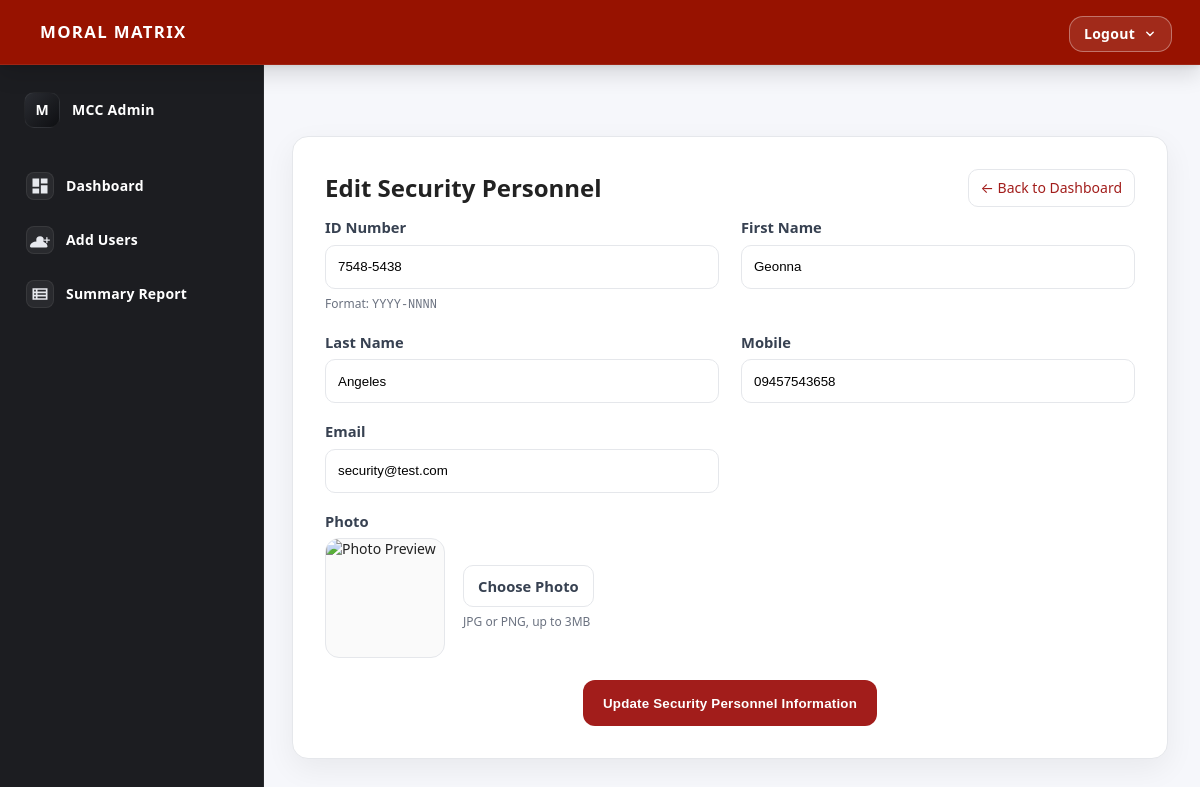
The page /admin/security/edit_security.php?id=3 on the database its author committed.
### tables this page shows
CREATE TABLE `security_account` (
  `record_id` int(11) NOT NULL,
  `security_id` varchar(50) NOT NULL,
  `first_name` varchar(50) NOT NULL,
  `last_name` varchar(50) NOT NULL,
  `mobile` varchar(15) NOT NULL,
  `email` varchar(50) NOT NULL,
  `photo` varchar(255) DEFAULT NULL,
  `created_at` timestamp NOT NULL DEFAULT current_timestamp(),
  `updated_at` timestamp NOT NULL DEFAULT current_timestamp() ON UPDATE current_timestamp(),
  `change_pass` tinyint(1) DEFAULT 1
);

### admin/security/edit_security.php (the view, shortened to what this page needs)
<?php
include '../../includes/admin_header.php';
$id = intval($_GET['id']);
$conn = new mysqli(
    $database_settings['servername'],
    $database_settings['username'],
    $database_settings['password'],
    $database_settings['dbname']
);
$stmt = $conn->prepare("SELECT security_id, first_name, last_name, mobile, email, photo FROM security_account WHERE record_id = ?");
$stmt->bind_param("i", $id);
$stmt->execute();
$result = $stmt->get_result();
$security = $result->fetch_assoc();
$photoUrl = !empty($security['photo']) ? htmlspecialchars($security['photo']) : '';
?>
<!DOCTYPE html>
<html lang="en">
<head>
   <link rel="stylesheet" href="../../css/edit_common.css">
</head>
<body>
<main class="content">
  <section id="securityForm" class="form-container" role="region" aria-labelledby="formTitle">
    <div class="form-header">
      <h2 id="formTitle">Edit Security Personnel</h2>
      <a class="back-link" href="../dashboard.php" aria-label="Return to Dashboard">← Back to Dashboard</a>
    </div>
    <form method="POST" action="update_security.php" enctype="multipart/form-data" class="form-grid" novalidate>
      <div class="field">
        <label for="security_id">ID Number</label>
        <input
          type="text"
          id="security_id"
          name="security_id"
          value="<?php echo htmlspecialchars($security['security_id']); ?>"
          maxlength="9"
          title="Format: YYYY-NNNN (e.g. 2023-0001)"
          pattern="^[0-9]{4}-[0-9]{4}$"
          inputmode="numeric"
          placeholder="0000-0000"
          oninput="this.value = this.value.replace(/[^0-9-]/g, '')"
          required
        >
        <small class="hint">Format: <code>YYYY-NNNN</code></small>
      </div>
      <div class="field">
        <label for="first_name">First Name</label>
        <input type="text" id="first_name" name="first_name" value="<?php echo htmlspecialchars($security['first_name']); ?>" required>
      </div>
      <div class="field">
        <label for="last_name">Last Name</label>
        <input type="text" id="last_name" name="last_name" value="<?php echo htmlspecialchars($security['last_name']); ?>" required>
      </div>
      <div class="field">
        <label for="mobile">Mobile</label>
        <input
          type="text"
          id="mobile"
          name="mobile"
          value="<?php echo htmlspecialchars($security['mobile']); ?>"
          maxlength="11"
          placeholder="09XXXXXXXXX"
          pattern="^09[0-9]{9}$"
          inputmode="numeric"
          oninput="this.value = this.value.replace(/[^0-9]/g, '')"
          required
        >
      </div>
      <div class="field">
        <label for="email">Email</label>
        <input type="email" id="email" name="email" value="<?php echo htmlspecialchars($security['email']); ?>" required>
      </div>
      <div class="field full">
        <label>Photo</label>
        <div class="photo-row">
          <img id="securityPreview" src="<?php echo $photoUrl; ?>" alt="Photo Preview">
          <div class="file-input">
            <label for="photo" class="file-button">Choose Photo</label>
            <div id="file-name" class="file-name">JPG or PNG, up to 3MB</div>
          </div>
        </div>
      </div>
      <div class="actions full">
        <button type="submit" class="btn_submit">Update Security Personnel Information</button>
      </div>
    </form>
  </section>
</main>
</body>
</html>

### css/header.css (style rules this page uses)
:root { --header-bg: #971200; --text-on-header: #ffffff; --ink: #111111; --radius: 14px; --shadow: 0 10px 20px rgba(0,0,0,.12), 0 2px 6px rgba(0,0,0,.08); --header-h: 64px; --sidebar-bg: #1C1D21; --sidebar-fg: #E7E9EE; --sidebar-fg-dim: #B9BEC7; --focus: #93C5FD; --sidebar-w: 264px; }
* { box-sizing: border-box; }
html, body { height: 100%; }
body { margin: 0; font: 14px/1.45 system-ui, -apple-system, Segoe UI, Roboto, Ubuntu, Cantarell, "Helvetica Neue", Arial, "Noto Sans"; color: #111; background: #fff; }
html { scroll-padding-top: var(--header-h); }

### css/edit_common.css (style rules this page uses)
:root { --sidebar-width: 260px; --brand: #a21d1b; --brand-600: #8c1614; --bg: #f6f7fb; --card-bg: #ffffff; --text: #222; --muted: #6b7280; --border: #e5e7eb; --ring: rgba(162, 29, 27, .15); }
* { box-sizing: border-box; }
html, body { height: 100%; background: var(--bg); color: var(--text); font-family: system-ui, -apple-system, Segoe UI, Roboto, Helvetica, Arial, "Apple Color Emoji", "Segoe UI Emoji"; line-height: 1.45; }
.content { min-height: 100vh; display: flex; align-items: flex-start; justify-content: center; padding: 24px clamp(16px, 3vw, 32px); margin-left: var(--sidebar-width); }
.form-container { width: 100%; max-width: 980px; background: var(--card-bg); border: 1px solid var(--border); border-radius: 16px; padding: clamp(20px, 3vw, 32px); box-shadow: 0 10px 30px rgba(0,0,0,.06); }
.form-header { display: flex; align-items: center; justify-content: space-between; gap: 12px; margin-bottom: 10px; }
.form-header h2 { margin: 0; font-size: clamp(20px, 2vw, 24px); font-weight: 700; }
.back-link { font-size: 14px; text-decoration: none; color: var(--brand); background: #fff; border: 1px solid var(--border); padding: 8px 12px; border-radius: 10px; transition: box-shadow .2s, border-color .2s, transform .2s; }
.form-grid { display: grid; grid-template-columns: repeat(2, minmax(0, 1fr)); gap: 18px 22px; margin-top: 8px; }
.field { display: flex; flex-direction: column; gap: 6px; }
.full { grid-column: 1 / -1; }
label { font-weight: 600; color: #374151; font-size: 0.92rem; }
.hint { color: var(--muted); font-size: 12px; }
input[type="text"], input[type="email"], select { width: 100%; height: 44px; padding: 10px 12px; border: 1px solid var(--border); border-radius: 10px; background: #fff; outline: none; transition: border-color .2s, box-shadow .2s; }
.photo-row { display: flex; align-items: center; gap: 18px; flex-wrap: wrap; }
.photo-row img { width: 120px; height: 120px; border-radius: 14px; object-fit: cover; border: 1px solid var(--border); background: #fafafa; }
.file-input { display: flex; flex-direction: column; gap: 6px; }
.file-button { display: inline-flex; align-items: center; justify-content: center; height: 42px; padding: 0 14px; border-radius: 10px; background: #fff; border: 1px solid var(--border); cursor: pointer; user-select: none; transition: border-color .2s, box-shadow .2s, transform .2s; }
.file-name { font-size: 12px; color: var(--muted); }
.actions { display: flex; justify-content: center; margin-top: 4px; }
.btn_submit { height: 46px; padding: 0 20px; border: 0; border-radius: 12px; background: var(--brand); color: #fff; font-weight: 700; cursor: pointer; letter-spacing: .2px; transition: transform .15s ease, box-shadow .2s ease, background-color .2s ease; }

### rows shown on the page
security_account: security_id "7548-5438", first_name "Geonna", last_name "Angeles", mobile "09457543658", email "security@test.com"
